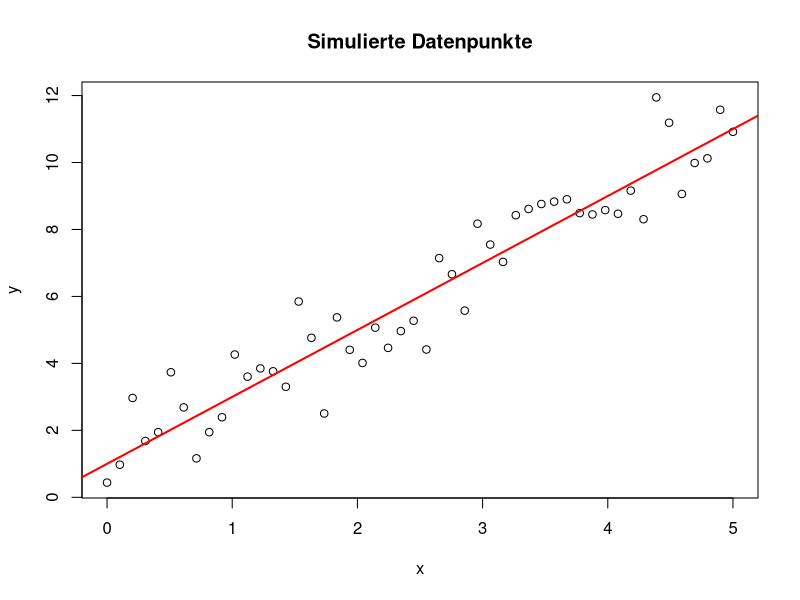

Here is the R script that generated this plot:
## ---- chunk 1
knitr::opts_chunk$set(echo = TRUE)
## ---- chunk 2
set.seed(123) # Für Reproduzierbarkeit

# Simuliere 50 x-Werte im Bereich von 0 bis 5
x = seq(0, 5, length.out = 50)

# Simuliere y-Werte basierend auf der linearen Regression mit Rauschen wie in Aufgabenbeschreibung
beta0 = 1
beta1 = 2
sigma = 1

# Simuliere y-Werte mit Rauschen gemäß der linearen Regression
y = beta0 + beta1 * x + rnorm(50, mean = 0, sd = sigma)

# Visualisierung der Datenpunkte und der Regressionsgeraden
plot(x, y, main = "Simulierte Datenpunkte", xlab = "x", ylab = "y")
abline(a = beta0, b = beta1, col = "red", lwd = 2) # Regressionsgerade
## ---- chunk 3
  like = function(beta_0, beta_1){
    ret = ...
    return (ret)
}
## ---- chunk 4
like = function(beta_0, beta_1){
  # Berechnung der negativen Log-Likelihood
  nll = -sum(dnorm(y, mean = beta_0 + beta_1 * x, sd = sigma, log = TRUE))
  return(nll)
}
## ---- chunk 5
# Beispiel für die systematische Variation der Parameter
beta_0_values = seq(0, 2.05, by = 0.1)
beta_1_values = seq(1, 3.05, by = 0.1)

# Berechnung der NLL-Werte für jede Kombination von beta_0 und beta_1
nll_values = matrix(NA, nrow = length(beta_0_values), ncol = length(beta_1_values))

# Schleifen zur Berechnung der NLL-Werte
for (i in 1:length(beta_0_values)) {
  for (j in 1:length(beta_1_values)) {
    # Berechnung der NLL für die aktuelle Kombination von beta_0 und beta_1
    nll_values[i, j] = like(beta_0_values[i], beta_1_values[j])
  }
}

# Finden des Minimums
min_index = which(nll_values == min(nll_values), arr.ind = TRUE)

# Ausgabe der besten beta_0 und beta_1 Werte
best_beta_0 = beta_0_values[min_index[1]]
best_beta_1 = beta_1_values[min_index[2]]
cat("Bestes beta_0:", best_beta_0, "\n")
cat("Bestes beta_1:", best_beta_1, "\n")
